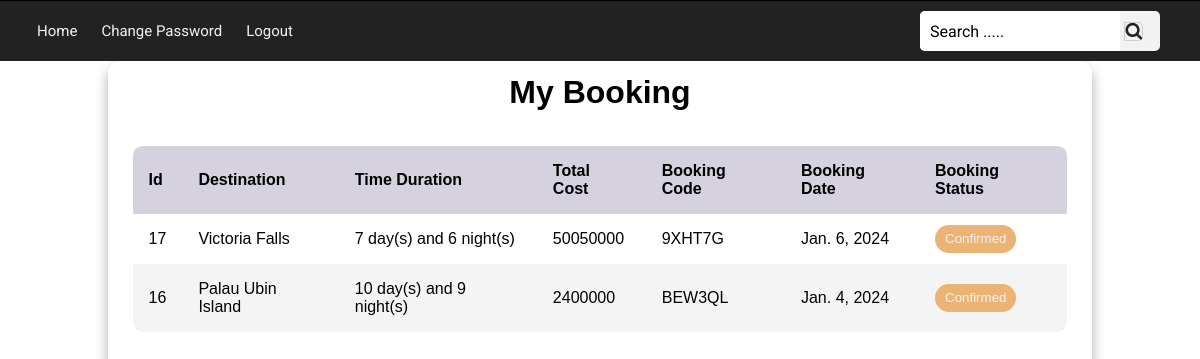
/customer/mybooking/58/ (signed in), run on the app's committed database.
### travel/models.py (models this page shows)
class BookingModel(models.Model):
    b_code= models.CharField(max_length=20, null=True)
    b_name= models.CharField(max_length=225,null = True)
    b_email= models.EmailField(default=None,null=True)
    b_phone= models.CharField(max_length=20,null=True)
    b_date= models.DateField(default=None)
    duration= models.CharField(max_length=150, null=True)
    b_trip= models.CharField(max_length=100,null=True)
    total_cost= models.BigIntegerField(default=None)
    b_status= models.BooleanField(default=False)
    user = models.ForeignKey(User,on_delete=models.CASCADE,default=None)
    travel = models.ForeignKey(DestinationModel,on_delete=models.CASCADE,default=None)
    booked_at = models.DateTimeField(default=datetime.now)

### travel/views.py (the view)
# urls.py: path('mybooking/<int:user_id>/',views.mybooking),
@login_required(login_url='login')
def mybooking(request,user_id):
    booking = BookingModel.objects.filter(user_id = user_id).order_by('-booked_at')
    user = User.objects.get(id = user_id)
    return render(request,'mybooking.html',{"booking":booking,"myuser":user})

### travel/templates/mybooking.html (shortened to what this page needs)
{% extends "base.html" %}
{% block content %}
<body>
    <div class="avb_table">
        <div class="avb_table_header">
            <h1 style="color:black;text-align: center;">My Booking</h1>
        </div>
        <div class="avb_table_body">
            <table>
                <thead>
                    <tr>
                        <th>Id</th>
                        <th>Destination</th>
                        <th>Time Duration</th>
                        <th>Total Cost</th>
                        <th>Booking Code</th>
                        <th>Booking Date</th>
                        <th>Booking Status</th>
                    </tr>
                </thead>
                <tbody>
                    {% for b in booking %}
                    <tr>
                        <td>{{b.id}}</td>
                        <td>{{b.b_trip}}</td>
                        <td>{{b.duration}}</td>
                        <td>{{b.total_cost}}</td>
                        <td>{{b.b_code}}</td>
                        <td>{{b.b_date}}</td>
                        <td>
                            <form method="POST" action="/customer/booking_cancel/{{request.user.id}}/{{b.id}}/">
                                <button {% if b.b_status == True %} disabled {% endif %} style="border:none;"  onclick="return confirm('Are you sure to delete?');">
                                    {% if b.b_status == False %}<span class="cancel_booking">Cancel</span> {% else %} <span class="status_confirmed">Confirmed</span> {% endif %}
                                </button>
                            </form>
                        </td>
                    </tr>
                    {% endfor %}
                </tbody>
            </table>
        </div>
    </div>
</body>
{% endblock %}

### travel/static/css/style.css (style rules this page uses)
* { text-decoration: none; }
.avb_table .avb_table_body table thead tr th { padding:1rem; color:#000; border-collapse: collapse; text-align: left; z-index:+100; }
.avb_table .avb_table_body table tbody tr td { padding:1rem; color:#000; border-collapse: collapse; text-align: left; z-index:+100; }
.avb_table .avb_table_body table { width:100%; padding:1rem; color:#000; border-collapse: collapse; text-align: left; z-index:+100; }
thead th { position:sticky; top:0; left:0; background-color: #d5d1defe; }
.avb_table { margin:auto; width:82vw; height:90vh; background-color:#fff5; backdrop-filter: blur(7px); box-shadow:0 .4rem .8rem #0005; border-radius:.8rem; overflow:hidden; }
.avb_table_header { position:relative; width:100%; height:10%; background-color: #fff4; padding:.8rem 1rem; }
.avb_table_body { width:95%; max-height:calc(89% - 1.6rem); background-color:#fffb; margin:.8rem auto; border-radius:.6rem; overflow:auto; }
.avb_table .avb_table_body table tbody tr:nth-child(even) { background-color:#0000000b; }
.status_confirmed { background-color:#ecb474; padding:.4rem 10px; border-radius:2rem; text-align:center; }
* { margin:0; padding:0; box-sizing:border-box; }
body { justify-content:center; align-items:center; width:100%; height:auto; background:url('../../static/images/travel.jpg') no-repeat; background-size:cover; background-position:center; background-attachment: fixed; }
:root { --prime-color:#588a87; --hover-color:#b6c6be; }
body,input,textarea,a { font-family:'Roboto',sans-serif; }

### static/css/header_style.css (style rules this page uses)
* { margin:0; padding:0; box-sizing: border-box; color:#f2f2f2; font-family:Arial, Helvetica, sans-serif; }

### data on the page
BookingModel: id "17", b_trip "Victoria Falls", duration "7 day(s) and 6 night(s)", total_cost "50050000", b_code "9XHT7G", b_date "Jan. 6, 2024", b_status "Confirmed"
BookingModel: id "16", b_trip "Palau Ubin Island", duration "10 day(s) and 9 night(s)", total_cost "2400000", b_code "BEW3QL", b_date "Jan. 4, 2024", b_status "Confirmed"
